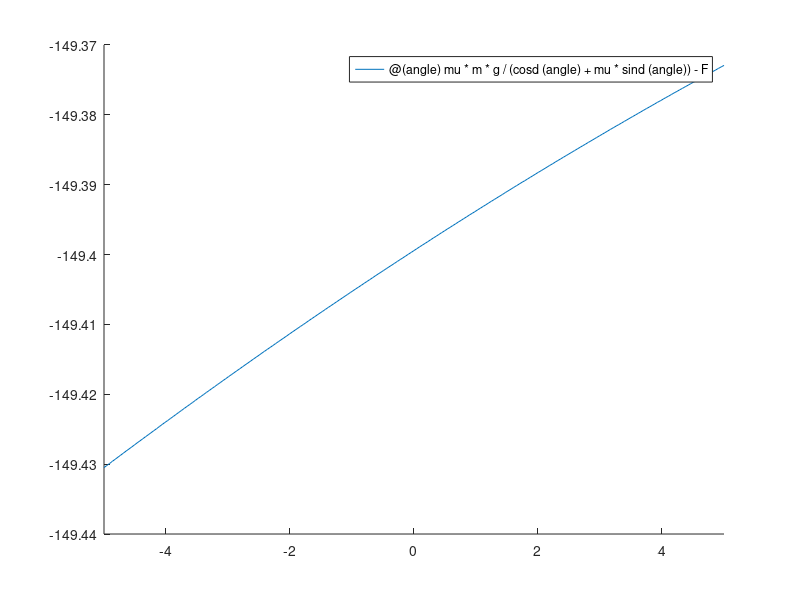

Write MATLAB code to recreate this figure. (Note: this script raises an error after producing the figure.)
% Define problem constants
g = 9.81;
mu = 0.55;
F = 150;
m = 25;

% Define the function to be solved for. Is the angle specified in radians or degrees?
%angle=@(-asin(g/(sqrt(mu^2)))+atand(mu)+((4*n2+1)*pi)/2
func=@(angle) mu*m*g/(cosd(angle)+mu*sind(angle))-F;

% THINK, what makes range sense for angle?
lower_bound=-90;
upper_bound=90;

% Plot your function. Does plotting give you an idea about where the root is?
hold on
fplot(func)
fplot(0)

% Finaly solve for the root using the bisection script given to you, which can be called as:
%[root, fx, ea, iter] = bisect(func, lower_bound, upper_bound);

angle = bisect(func,lower_bound, upper_bound)

% These variables will be checked for your final answer:
%angle =  % the angle in degree that solves this problem
fx = func(angle)    % the function value at your solved angle
ea = ea    % the bisection error estimate
iter = iter   % the number of bisection iterations